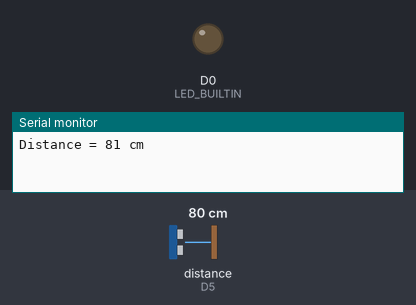
Simulated run of this program. Board: ESP8266 (NodeMCU). Parts: output pins drawn as LEDs (lit = HIGH), the last lines printed to the serial monitor. The test bench sets the inputs (shaded band); at power-on: distance to the obstacle (sensor on D5) 80 cm. The echo pulse lasts 58.3 µs per cm.

Above: at 0.1 s.
At 0.6 s:
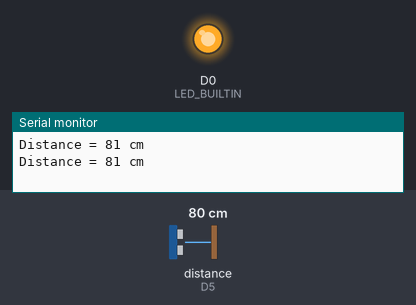
Timing chart, 0 to 2.1 s (numbered marks = the images above):
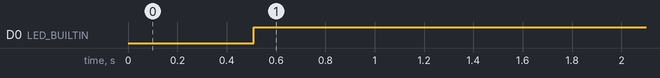

Measured:
- by itself, D0 (LED_BUILTIN): LOW → HIGH at 0.51 s

The program:

main.cpp
```cpp
#include <Arduino.h>

#include "NewPing.h"

// Hook up HC-SR04 with Trig to Arduino Pin 9, Echo to Arduino pin 10
#define TRIGGER_PIN D6
#define ECHO_PIN D5
#define LED_BUILTIN D0

// Maximum distance we want to ping for (in centimeters).
#define MAX_DISTANCE 400

// NewPing setup of pins and maximum distance.
NewPing sonar(TRIGGER_PIN, ECHO_PIN, MAX_DISTANCE);

int distance;

void setup()
{
  Serial.begin(9600);
  pinMode(LED_BUILTIN, OUTPUT);
}

void loop()
{
  Serial.print("Distance = ");
  Serial.print(sonar.ping_cm());
  Serial.println(" cm");
  delay(500);
  distance = (sonar.ping_cm());
  if (distance >= 10)
  {
    digitalWrite(LED_BUILTIN, HIGH);
    }
  else
  {
    digitalWrite(LED_BUILTIN, LOW);
  }
}
```
